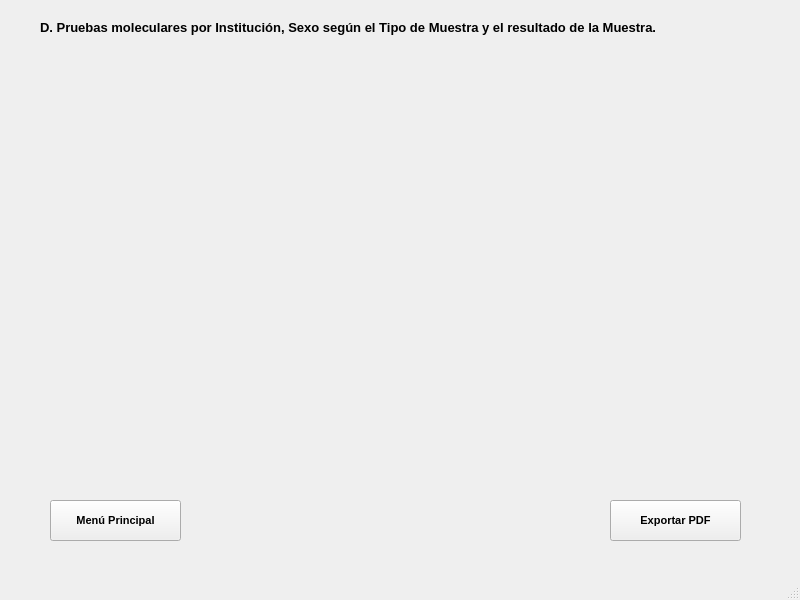
<?xml version="1.0" encoding="UTF-8"?>
<ui version="4.0">
 <class>Estadistica4</class>
 <widget class="QMainWindow" name="Estadistica4">
  <property name="geometry">
   <rect>
    <x>0</x>
    <y>0</y>
    <width>800</width>
    <height>600</height>
   </rect>
  </property>
  <property name="windowTitle">
   <string>MainWindow</string>
  </property>
  <widget class="QWidget" name="centralwidget">
   <widget class="QPushButton" name="menu">
    <property name="geometry">
     <rect>
      <x>50</x>
      <y>500</y>
      <width>131</width>
      <height>41</height>
     </rect>
    </property>
    <property name="font">
     <font>
      <pointsize>8</pointsize>
      <bold>true</bold>
     </font>
    </property>
    <property name="text">
     <string>Menú Principal</string>
    </property>
   </widget>
   <widget class="QPushButton" name="reporte">
    <property name="geometry">
     <rect>
      <x>610</x>
      <y>500</y>
      <width>131</width>
      <height>41</height>
     </rect>
    </property>
    <property name="font">
     <font>
      <pointsize>8</pointsize>
      <bold>true</bold>
     </font>
    </property>
    <property name="text">
     <string>Exportar PDF</string>
    </property>
   </widget>
   <widget class="QLabel" name="titulo">
    <property name="geometry">
     <rect>
      <x>40</x>
      <y>20</y>
      <width>651</width>
      <height>16</height>
     </rect>
    </property>
    <property name="text">
     <string>&lt;html&gt;&lt;head/&gt;&lt;body&gt;&lt;p&gt;&lt;span style=&quot; font-size:10pt; font-weight:700;&quot;&gt;D. Pruebas moleculares por Institución, Sexo según el Tipo de Muestra y el resultado de la Muestra.&lt;/span&gt;&lt;/p&gt;&lt;/body&gt;&lt;/html&gt;</string>
    </property>
   </widget>
  </widget>
  <widget class="QMenuBar" name="menubar">
   <property name="geometry">
    <rect>
     <x>0</x>
     <y>0</y>
     <width>800</width>
     <height>21</height>
    </rect>
   </property>
  </widget>
  <widget class="QStatusBar" name="statusbar"/>
 </widget>
 <resources/>
 <connections/>
</ui>
